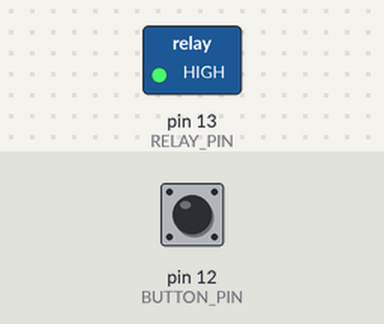
Simulated run of this sketch. Board: Arduino Uno, built with avr-gcc and run on an emulated ATmega328P. On the bench: switched loads named in the sketch (green lamp = pin HIGH). Inputs (shaded band) come from the test bench; at power-on: pin 12 (BUTTON_PIN) HIGH.

Above: at 1.2 s.
1.3 s: pin 12 (BUTTON_PIN) pulled LOW for 0.15 s
At 1.4 s:
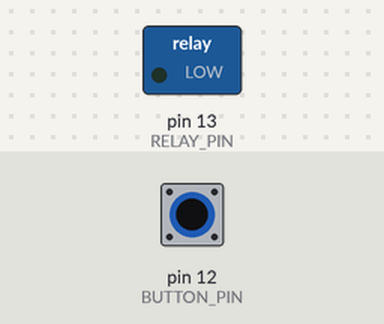
3.0 s: pin 12 (BUTTON_PIN) pulled LOW for 3.2 s
At 7.1 s:
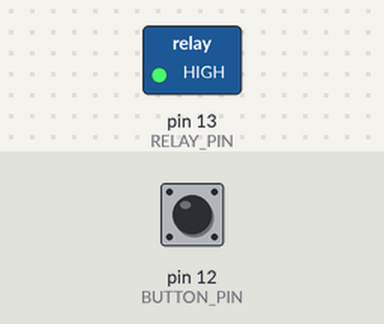
Timing chart, 0 to 8.6 s (numbered marks = the images above; inputs shaded):
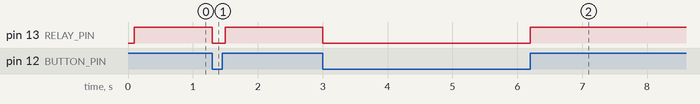

The sketch:

AirCannonCOde.ino
```cpp
#define BUTTON_PIN 12
#define RELAY_PIN 13

void setup() {
  // put your setup code here, to run once:
  pinMode(BUTTON_PIN, INPUT_PULLUP);
  pinMode(RELAY_PIN, OUTPUT);
  //Serial.begin(9600);


}

void loop() {
  // put your main code here, to run repeatedly:
  delay(100);
  if(digitalRead(BUTTON_PIN))
  {
    digitalWrite(RELAY_PIN, HIGH);
  }
  else
  {digitalWrite(RELAY_PIN, LOW);}
  //delay(1000);

}
```

Measured:
- after the input at 1.3 s, pin 13 (RELAY_PIN): HIGH → LOW at once, → HIGH 0.20 s later
- after the input at 3.0 s, pin 13 (RELAY_PIN): HIGH → LOW at once, → HIGH 3.2 s later
